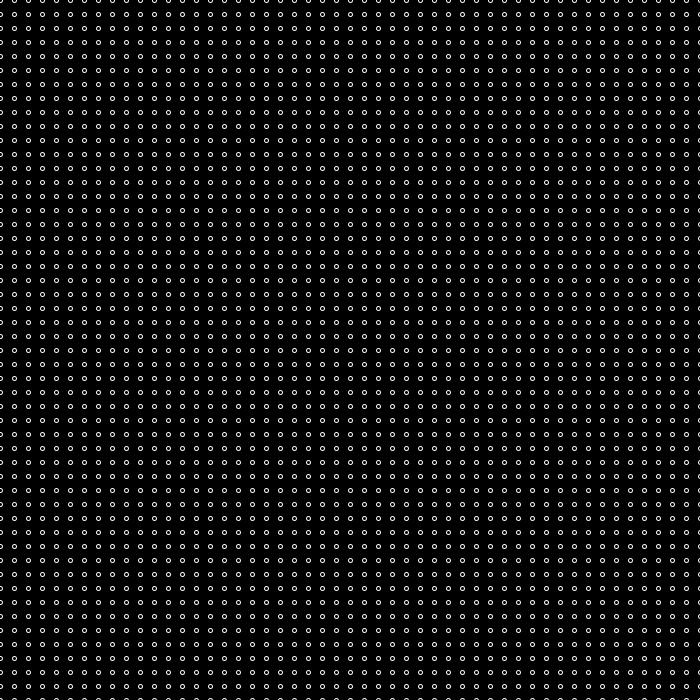
Frame 1 (no input)
Frame 60 (the mouse pressed at the canvas centre just before this capture): identical to frame 1, image omitted
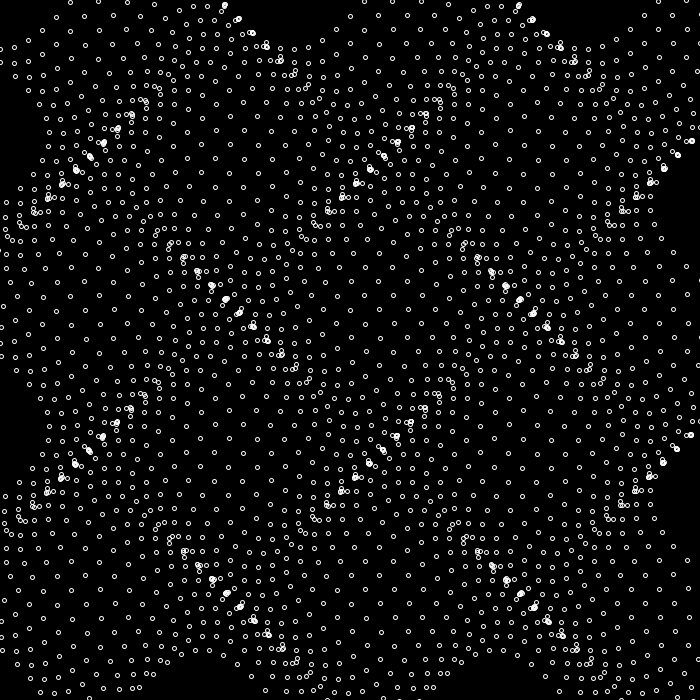
Frame 120 (the mouse held since frame 60 and released just before this capture)

The Processing sketch that drew these frames (run headless with seeded random() and noise(); from frame 60 on, the mouse is pressed at the canvas centre):

// Processing sketch: deformed_grid
// ── deformed_grid.pde
int cols = 50;
int rows = 50;
float spacing;

void setup() {
  size(700, 700);
  spacing = width / cols;
  stroke(255);
  noFill();
}

void draw() {
  background(0);
  
  float distortion = map(mouseX, 0, width, 0, 100);

  for (int x = 0; x <= cols; x++) {
    for (int y = 0; y <= rows; y++) {

      float px = x * spacing;
      float py = y * spacing;

      // zeitliche Verschiebung
      float offsetX = sin(frameCount * 0.05 + y * 0.3) * distortion;
      float offsetY = cos(frameCount * 0.05 + x * 0.3) * distortion;

      circle(px + offsetX, py + offsetY, 4);
    }
  }
}
